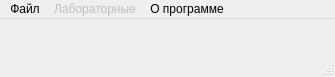
<?xml version="1.0" encoding="UTF-8"?>
<ui version="4.0">
 <class>MainApplication</class>
 <widget class="QMainWindow" name="MainApplication">
  <property name="geometry">
   <rect>
    <x>0</x>
    <y>0</y>
    <width>335</width>
    <height>57</height>
   </rect>
  </property>
  <property name="windowTitle">
   <string>MainApplication</string>
  </property>
  <widget class="QWidget" name="centralWidget">
   <layout class="QGridLayout" name="gridLayout">
    <item row="0" column="0">
     <widget class="QLabel" name="label">
      <property name="mouseTracking">
       <bool>false</bool>
      </property>
      <property name="text">
       <string/>
      </property>
     </widget>
    </item>
   </layout>
  </widget>
  <widget class="QMenuBar" name="menuBar">
   <property name="geometry">
    <rect>
     <x>0</x>
     <y>0</y>
     <width>335</width>
     <height>21</height>
    </rect>
   </property>
   <widget class="QMenu" name="menuLabs">
    <property name="enabled">
     <bool>false</bool>
    </property>
    <property name="title">
     <string>Лабораторные</string>
    </property>
    <addaction name="actionLab1"/>
    <addaction name="actionLab2"/>
    <addaction name="actionLab3"/>
    <addaction name="actionLab4"/>
    <addaction name="actionLab5"/>
   </widget>
   <widget class="QMenu" name="menu_2">
    <property name="title">
     <string>О программе</string>
    </property>
   </widget>
   <widget class="QMenu" name="menu_3">
    <property name="title">
     <string>Файл</string>
    </property>
    <addaction name="actionOpen"/>
    <addaction name="actionSave"/>
    <addaction name="actionSaveAs"/>
    <addaction name="separator"/>
    <addaction name="actionClean"/>
    <addaction name="separator"/>
    <addaction name="actionExit"/>
   </widget>
   <addaction name="menu_3"/>
   <addaction name="menuLabs"/>
   <addaction name="menu_2"/>
  </widget>
  <widget class="QStatusBar" name="statusBar"/>
  <action name="actionLab1">
   <property name="checkable">
    <bool>false</bool>
   </property>
   <property name="text">
    <string>Лабораторная 1</string>
   </property>
  </action>
  <action name="actionLab2">
   <property name="checkable">
    <bool>false</bool>
   </property>
   <property name="text">
    <string>Лабораторная 2</string>
   </property>
  </action>
  <action name="actionLab3">
   <property name="checkable">
    <bool>false</bool>
   </property>
   <property name="checked">
    <bool>false</bool>
   </property>
   <property name="text">
    <string>Лабораторная 3</string>
   </property>
  </action>
  <action name="actionOpen">
   <property name="text">
    <string>Открыть</string>
   </property>
  </action>
  <action name="actionSave">
   <property name="enabled">
    <bool>false</bool>
   </property>
   <property name="text">
    <string>Сохранить</string>
   </property>
  </action>
  <action name="actionExit">
   <property name="text">
    <string>Выход</string>
   </property>
  </action>
  <action name="actionSaveAs">
   <property name="enabled">
    <bool>false</bool>
   </property>
   <property name="text">
    <string>Сохранить как</string>
   </property>
  </action>
  <action name="actionLab4">
   <property name="text">
    <string>Лабораторная 4</string>
   </property>
  </action>
  <action name="actionLab5">
   <property name="text">
    <string>Лабораторная 5</string>
   </property>
  </action>
  <action name="actionClean">
   <property name="enabled">
    <bool>false</bool>
   </property>
   <property name="text">
    <string>Очистить</string>
   </property>
  </action>
 </widget>
 <layoutdefault spacing="6" margin="11"/>
 <resources/>
 <connections/>
</ui>
